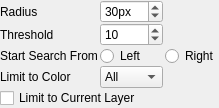
<?xml version="1.0" encoding="UTF-8"?>
<ui version="4.0">
 <class>KisToolSelectMagneticOptionWidget</class>
 <widget class="QWidget" name="KisToolSelectMagneticOptionWidget">
  <property name="geometry">
   <rect>
    <x>0</x>
    <y>0</y>
    <width>219</width>
    <height>99</height>
   </rect>
  </property>
  <layout class="QGridLayout" name="gridLayout_2">
   <property name="margin">
    <number>0</number>
   </property>
   <property name="spacing">
    <number>0</number>
   </property>
   <item row="0" column="0">
    <layout class="QGridLayout" name="gridLayout">
     <property name="horizontalSpacing">
      <number>2</number>
     </property>
     <property name="verticalSpacing">
      <number>0</number>
     </property>
     <item row="0" column="0">
      <widget class="QLabel" name="label_3">
       <property name="text">
        <string>Radius</string>
       </property>
      </widget>
     </item>
     <item row="0" column="1">
      <widget class="QSpinBox" name="m_radius">
       <property name="suffix">
        <string notr="true">px</string>
       </property>
       <property name="minimum">
        <number>5</number>
       </property>
       <property name="maximum">
        <number>100</number>
       </property>
       <property name="singleStep">
        <number>5</number>
       </property>
       <property name="value">
        <number>30</number>
       </property>
      </widget>
     </item>
     <item row="1" column="0">
      <widget class="QLabel" name="label">
       <property name="text">
        <string>Threshold</string>
       </property>
      </widget>
     </item>
     <item row="1" column="1">
      <widget class="QSpinBox" name="m_threshold">
       <property name="minimum">
        <number>1</number>
       </property>
       <property name="maximum">
        <number>255</number>
       </property>
       <property name="singleStep">
        <number>3</number>
       </property>
       <property name="value">
        <number>10</number>
       </property>
      </widget>
     </item>
     <item row="2" column="0">
      <widget class="QLabel" name="label_2">
       <property name="text">
        <string>Start Search From</string>
       </property>
      </widget>
     </item>
     <item row="2" column="1">
      <widget class="QRadioButton" name="m_searchFromLeft">
       <property name="text">
        <string>Left</string>
       </property>
      </widget>
     </item>
     <item row="2" column="2">
      <widget class="QRadioButton" name="m_searchFromRight">
       <property name="text">
        <string>Right</string>
       </property>
      </widget>
     </item>
     <item row="3" column="0">
      <widget class="QLabel" name="label_4">
       <property name="text">
        <string>Limit to Color</string>
       </property>
      </widget>
     </item>
     <item row="3" column="1">
      <widget class="QComboBox" name="m_colorLimitation">
       <item>
        <property name="text">
         <string>All</string>
        </property>
       </item>
       <item>
        <property name="text">
         <string>Red</string>
        </property>
       </item>
       <item>
        <property name="text">
         <string>Green</string>
        </property>
       </item>
       <item>
        <property name="text">
         <string>Blue</string>
        </property>
       </item>
      </widget>
     </item>
     <item row="4" column="0" colspan="3">
      <widget class="QCheckBox" name="m_limitToCurrentLayer">
       <property name="text">
        <string>Limit to Current Layer</string>
       </property>
      </widget>
     </item>
    </layout>
   </item>
   <item row="0" column="1">
    <spacer name="horizontalSpacer">
     <property name="orientation">
      <enum>Qt::Horizontal</enum>
     </property>
     <property name="sizeHint" stdset="0">
      <size>
       <width>0</width>
       <height>20</height>
      </size>
     </property>
    </spacer>
   </item>
   <item row="1" column="0">
    <spacer name="verticalSpacer">
     <property name="orientation">
      <enum>Qt::Vertical</enum>
     </property>
     <property name="sizeHint" stdset="0">
      <size>
       <width>20</width>
       <height>0</height>
      </size>
     </property>
    </spacer>
   </item>
  </layout>
 </widget>
 <resources/>
 <connections/>
</ui>
